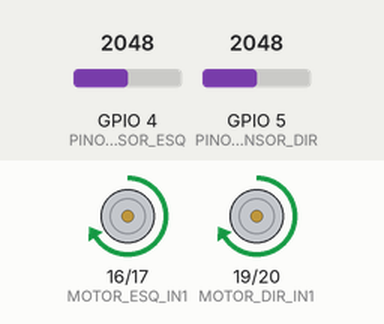
Bench run of a sketch on a simulated ESP32. On the bench: motor-driver pin pairs drawn as motors (green arrow = first pin HIGH = forward, orange = second pin HIGH = backward, longer = more drive, scaled by the enable pin). The inputs (shaded band) are chosen by the test bench; at power-on: GPIO 4 (PINO_SENSOR_ESQ) = 2048, GPIO 5 (PINO_SENSOR_DIR) = 2048 (analog values on the 0–4095 scale). What the sketch prints to the serial monitor is not drawn.

Above: at 3.7 s.
3.8 s: GPIO 4 (PINO_SENSOR_ESQ) set to 1338
5.3 s: GPIO 4 (PINO_SENSOR_ESQ) set to 1266
At 6.0 s:
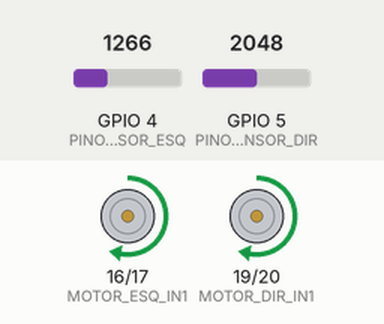
6.8 s: GPIO 5 (PINO_SENSOR_DIR) set to 1939
8.3 s: GPIO 5 (PINO_SENSOR_DIR) set to 1829
At 9.5 s:
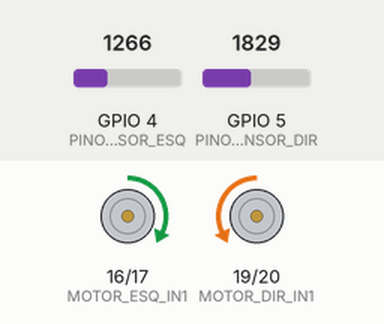
9.8 s: GPIO 4 (PINO_SENSOR_ESQ) set to 4095
At 10.5 s:
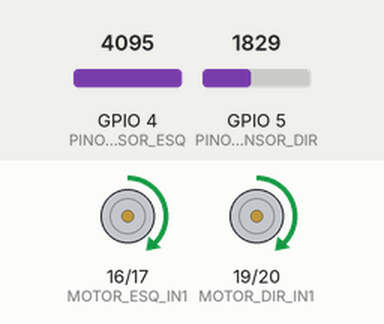
11.3 s: GPIO 4 (PINO_SENSOR_ESQ) set to 3158
12.8 s: GPIO 4 (PINO_SENSOR_ESQ) set to 3025
At 14.1 s:
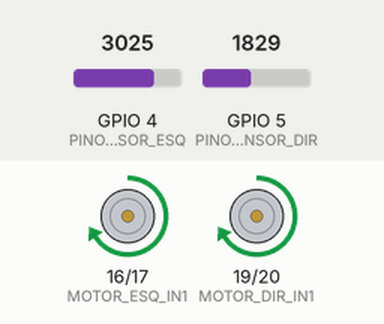
Timing chart, 0 to 15.8 s (numbered marks = the images above; inputs shaded):
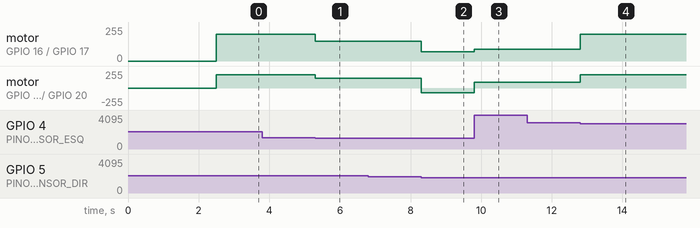

Measured:
- the behaviour switches between 1304 and 1303 on GPIO 4 (PINO_SENSOR_ESQ) (found by bisection; images 0 and 1)
- the behaviour switches between 1900 and 1899 on GPIO 5 (PINO_SENSOR_DIR) (found by bisection; images 1 and 2)
- the behaviour switches between 3100 and 3099 on GPIO 4 (PINO_SENSOR_ESQ) (found by bisection; images 3 and 4)
- after the input at 5.3 s, motor on GPIO 16 (MOTOR_ESQ_IN1) / GPIO 17 (MOTOR_ESQ_IN2), motor on GPIO 19 (MOTOR_DIR_IN1) / GPIO 20 (MOTOR_DIR_IN2): forward 199/255 → forward 149/255 at once
- after the input at 8.3 s, motor on GPIO 16 (MOTOR_ESQ_IN1) / GPIO 17 (MOTOR_ESQ_IN2): forward 149/255 → forward 70/255 at once; motor on GPIO 19 (MOTOR_DIR_IN1) / GPIO 20 (MOTOR_DIR_IN2): forward 149/255 → backward 70/255 at once
- after the input at 9.8 s, motor on GPIO 16 (MOTOR_ESQ_IN1) / GPIO 17 (MOTOR_ESQ_IN2): forward 70/255 → forward 90/255 at once; motor on GPIO 19 (MOTOR_DIR_IN1) / GPIO 20 (MOTOR_DIR_IN2): backward 70/255 → forward 90/255 at once
- after the input at 12.8 s, motor on GPIO 16 (MOTOR_ESQ_IN1) / GPIO 17 (MOTOR_ESQ_IN2), motor on GPIO 19 (MOTOR_DIR_IN1) / GPIO 20 (MOTOR_DIR_IN2): forward 90/255 → forward 199/255 at once

The sketch:

seguidor_linha_esp32.ino
```cpp
#include "modelo_arvore.h"

#define PINO_SENSOR_ESQ  4
#define PINO_SENSOR_DIR  5

#define MOTOR_ESQ_IN1   16
#define MOTOR_ESQ_IN2   17
#define MOTOR_ESQ_EN    18

#define MOTOR_DIR_IN1   19
#define MOTOR_DIR_IN2   20
#define MOTOR_DIR_EN    21

#define PWM_FREQ      1000
#define PWM_RES          8

#define CH_ESQ           0
#define CH_DIR           1

#define VEL_MAX        200
#define VEL_MEDIA      150
#define VEL_BAIXA       90
#define VEL_BUSCA       70

float Kp_reta = 0.8;
float Ki_reta = 0.0;
float Kd_reta = 0.1;
int vel_reta = VEL_MAX;

float Kp_curva = 1.8;
float Ki_curva = 0.0;
float Kd_curva = 0.3;
int vel_curva = VEL_MEDIA;

int vel_cruzamento = VEL_BAIXA;
int tempo_cruzamento_ms = 250;
int vel_busca = VEL_BUSCA;

float erro_anterior = 0.0;
float integral = 0.0;

unsigned long t_anterior = 0;

bool em_cruzamento = false;
unsigned long t_cruzamento = 0;

void configurar_motores() {
  pinMode(MOTOR_ESQ_IN1, OUTPUT);
  pinMode(MOTOR_ESQ_IN2, OUTPUT);

  pinMode(MOTOR_DIR_IN1, OUTPUT);
  pinMode(MOTOR_DIR_IN2, OUTPUT);

  ledcSetup(CH_ESQ, PWM_FREQ, PWM_RES);
  ledcSetup(CH_DIR, PWM_FREQ, PWM_RES);

  ledcAttachPin(MOTOR_ESQ_EN, CH_ESQ);
  ledcAttachPin(MOTOR_DIR_EN, CH_DIR);
}

void mover(int vel_esq, int vel_dir) {

  if (vel_esq >= 0) {
    digitalWrite(MOTOR_ESQ_IN1, HIGH);
    digitalWrite(MOTOR_ESQ_IN2, LOW);
    ledcWrite(CH_ESQ, constrain(vel_esq, 0, 255));
  } else {
    digitalWrite(MOTOR_ESQ_IN1, LOW);
    digitalWrite(MOTOR_ESQ_IN2, HIGH);
    ledcWrite(CH_ESQ, constrain(-vel_esq, 0, 255));
  }

  if (vel_dir >= 0) {
    digitalWrite(MOTOR_DIR_IN1, HIGH);
    digitalWrite(MOTOR_DIR_IN2, LOW);
    ledcWrite(CH_DIR, constrain(vel_dir, 0, 255));
  } else {
    digitalWrite(MOTOR_DIR_IN1, LOW);
    digitalWrite(MOTOR_DIR_IN2, HIGH);
    ledcWrite(CH_DIR, constrain(-vel_dir, 0, 255));
  }
}

void parar() {
  ledcWrite(CH_ESQ, 0);
  ledcWrite(CH_DIR, 0);
}

float calcular_pid(float erro, float Kp, float Ki, float Kd) {

  unsigned long t_atual = millis();

  float dt = (t_atual - t_anterior) / 1000.0;

  if (dt <= 0) {
    dt = 0.001;
  }

  float P = Kp * erro;

  integral += erro * dt;
  integral = constrain(integral, -500, 500);

  float I = Ki * integral;

  float D = Kd * (erro - erro_anterior) / dt;

  erro_anterior = erro;
  t_anterior = t_atual;

  return P + I + D;
}

void setup() {

  Serial.begin(115200);

  delay(500);

  analogReadResolution(10);
  analogSetAttenuation(ADC_11db);

  configurar_motores();

  t_anterior = millis();

  delay(2000);
}

void loop() {

  int s_esq = analogRead(PINO_SENSOR_ESQ);
  int s_dir = analogRead(PINO_SENSOR_DIR);

  int acao = predict(s_esq, s_dir);

  Serial.printf(
    "S_ESQ=%4d  S_DIR=%4d  ACAO=%d\n",
    s_esq,
    s_dir,
    acao
  );

  float erro = (float)(s_dir - s_esq) / 1023.0;

  switch (acao) {

    case ACAO_RETO: {

      integral = 0;

      float correcao = calcular_pid(
        erro,
        Kp_reta,
        Ki_reta,
        Kd_reta
      );

      int v_esq = vel_reta - (int)correcao;
      int v_dir = vel_reta + (int)correcao;

      mover(
        constrain(v_esq, 0, 255),
        constrain(v_dir, 0, 255)
      );

      break;
    }

    case ACAO_CURVA_ESQ: {

      float correcao = calcular_pid(
        erro,
        Kp_curva,
        Ki_curva,
        Kd_curva
      );

      int v_esq = vel_curva - (int)correcao;
      int v_dir = vel_curva + (int)correcao;

      mover(
        constrain(v_esq, 0, 255),
        constrain(v_dir, 0, 255)
      );

      break;
    }

    case ACAO_CURVA_DIR: {

      float correcao = calcular_pid(
        erro,
        Kp_curva,
        Ki_curva,
        Kd_curva
      );

      int v_esq = vel_curva - (int)correcao;
      int v_dir = vel_curva + (int)correcao;

      mover(
        constrain(v_esq, 0, 255),
        constrain(v_dir, 0, 255)
      );

      break;
    }

    case ACAO_CRUZAMENTO: {

      if (!em_cruzamento) {
        em_cruzamento = true;
        t_cruzamento = millis();
        integral = 0;
      }

      if (millis() - t_cruzamento < tempo_cruzamento_ms) {

        mover(
          vel_cruzamento,
          vel_cruzamento
        );

      } else {

        em_cruzamento = false;
      }

      break;
    }

    case ACAO_BUSCAR_LINHA: {

      integral = 0;

      if (erro_anterior >= 0) {

        mover(
          vel_busca,
          -vel_busca
        );

      } else {

        mover(
          -vel_busca,
          vel_busca
        );
      }

      break;
    }

    default:
      parar();
      break;
  }

  delayMicroseconds(500);
}
```
